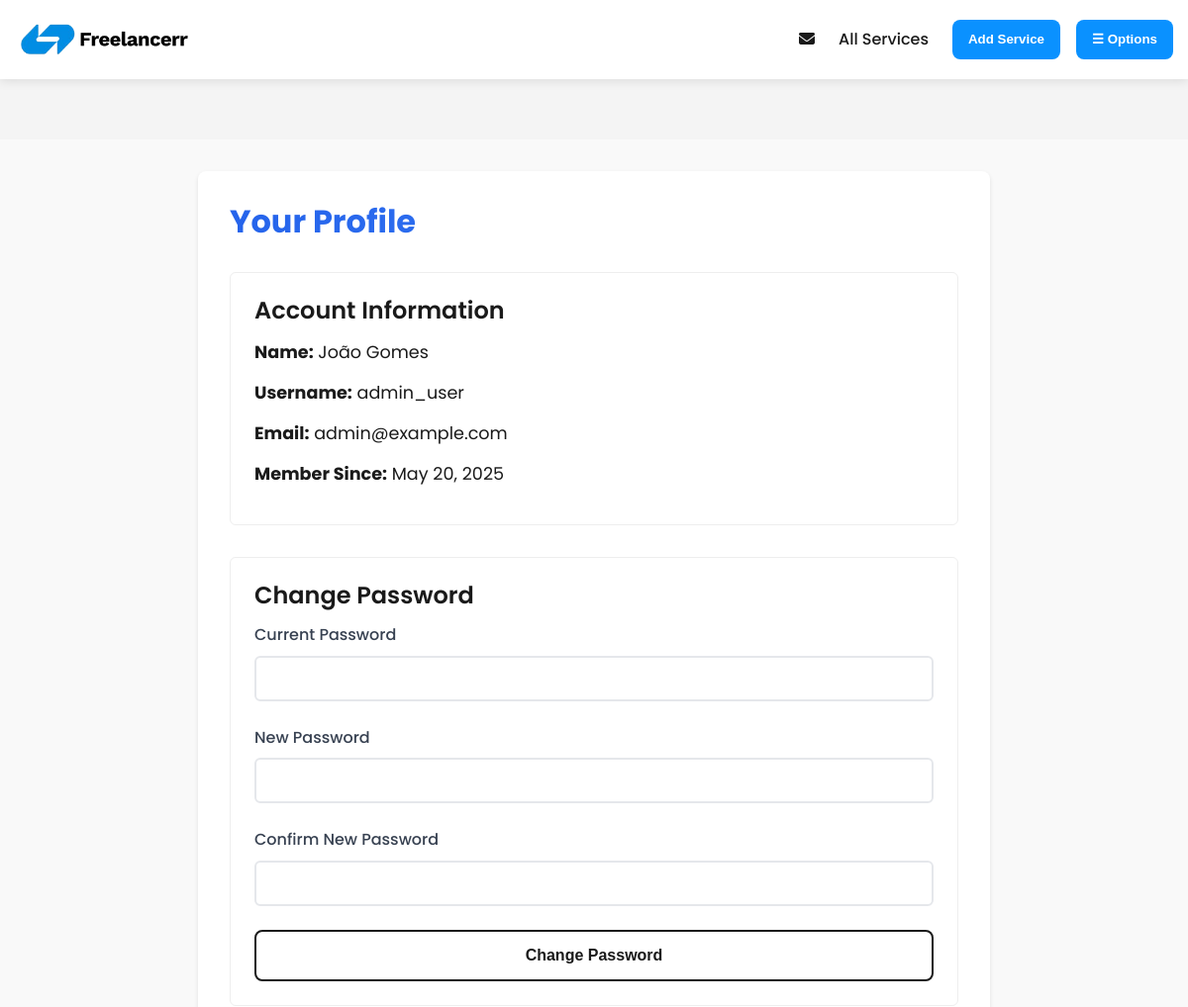
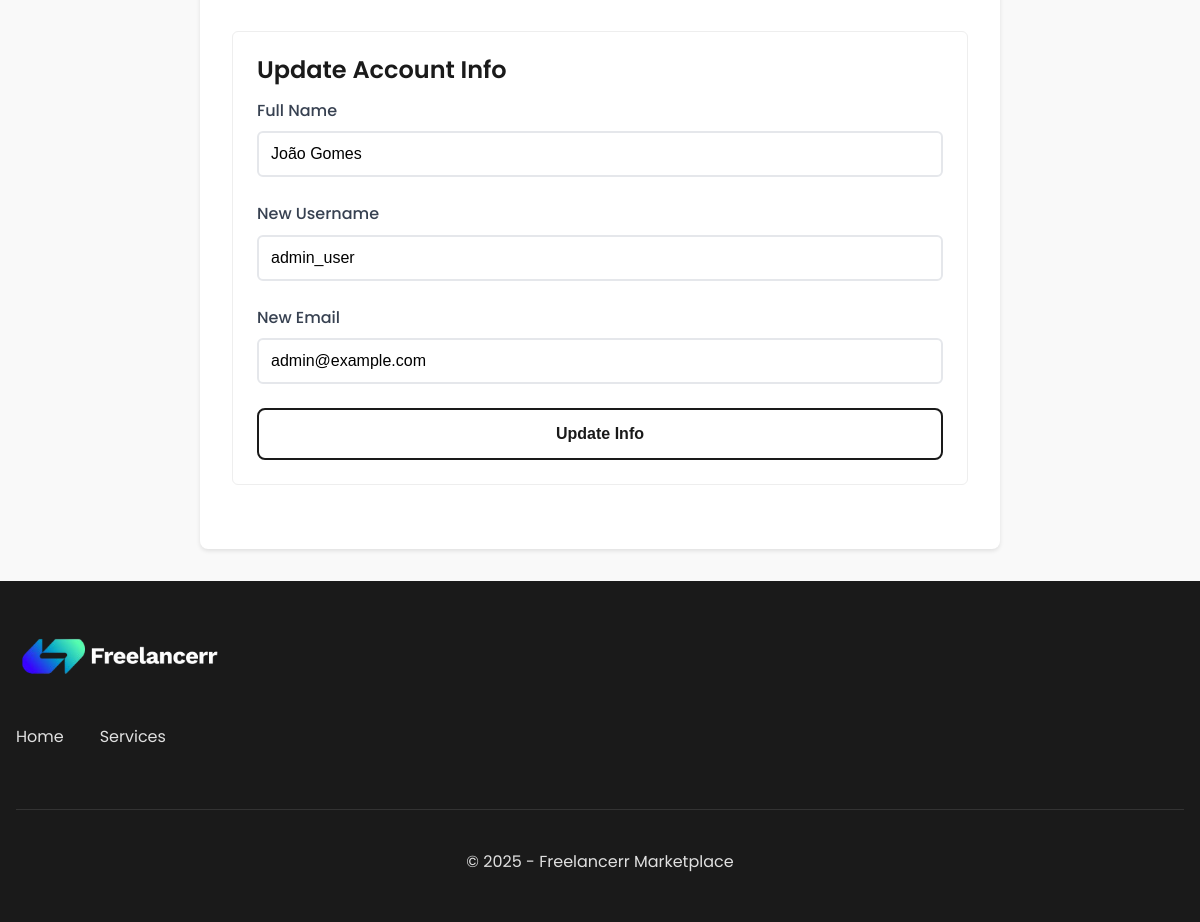
The page /pages/profile.php (signed in) on the database its author committed (2 pictures, top to bottom).
### tables this page shows
CREATE TABLE Users (
    id INTEGER PRIMARY KEY AUTOINCREMENT,
    name TEXT NOT NULL,
    username TEXT UNIQUE NOT NULL,
    email TEXT UNIQUE NOT NULL,
    password TEXT NOT NULL,
    is_admin INTEGER DEFAULT 0,
    created_at DATETIME DEFAULT CURRENT_TIMESTAMP
);

### public/includes/user.php (called while the page is built, shortened)
<?php
function getUserById($userId) {
    try {
        $db = getDB();
        $stmt = $db->prepare("SELECT id, username, email, name, is_admin, created_at FROM Users WHERE id = ?");
        $stmt->execute([$userId]);
        return $stmt->fetch(PDO::FETCH_ASSOC);
    } catch (PDOException $e) {
        return false;
    }
}
?>

### public/pages/profile.php (the view, shortened to what this page needs)
<?php
require_once '../includes/user.php';
$currentUserId = getCurrentUserId();
$user = [];
if ($currentUserId) {
    $user = getUserById($currentUserId);
}
include_once '../templates/header.php';
?>
<div class="profile-container">
    <h1 class="gradient-heading">Your Profile</h1>
    <div class="profile-section">
        <h2>Account Information</h2>
        <div class="user-info">
            <p><strong>Name:</strong> <?php echo htmlspecialchars($user['name']); ?></p>
            <p><strong>Username:</strong> <?php echo htmlspecialchars($user['username']); ?></p>
            <p><strong>Email:</strong> <?php echo htmlspecialchars($user['email']); ?></p>
            <p><strong>Member Since:</strong> <?php echo date('F j, Y', strtotime($user['created_at'])); ?></p>
        </div>
    </div>
    <div class="password-section">
        <h2>Change Password</h2>
        <form action="" method="post">
            <div class="form-group">
                <label for="current_password">Current Password</label>
                <input type="password" id="current_password" name="current_password" class="form-control" required>
            </div>
            <div class="form-group">
                <label for="new_password">New Password</label>
                <input type="password" id="new_password" name="new_password" class="form-control" required>
            </div>
            <div class="form-group">
                <label for="confirm_password">Confirm New Password</label>
                <input type="password" id="confirm_password" name="confirm_password" class="form-control" required>
            </div>
            <button type="submit" name="change_password" class="btn btn-block">Change Password</button>
        </form>
    </div>
    <div class="password-section">
        <h2>Update Account Info</h2>
        <form action="" method="post">
            <div class="form-group">
                <label for="name">Full Name</label>
                <input type="text" id="name" name="name" value="<?php echo htmlspecialchars($user['name']); ?>" class="form-control" required>
            </div>
            <div class="form-group">
                <label for="username">New Username</label>
                <input type="text" id="username" name="username" value="<?php echo htmlspecialchars($user['username']); ?>" class="form-control" required>
            </div>
            <div class="form-group">
                <label for="email">New Email</label>
                <input type="email" id="email" name="email" value="<?php echo htmlspecialchars($user['email']); ?>" class="form-control" required>
            </div>
            <button type="submit" name="update_info" class="btn btn-block">Update Info</button>
        </form>
    </div>
</div>
<?php include_once '../templates/footer.php'; ?>

### public/assets/css/style.css (style rules this page uses)
:root { --primary: #0a91ff; --primary-dark: #035ca5; --primary-light: #378bcf; --secondary: #1A1A1A; --secondary-light: #333333; --background: #f9f9f9; --white: #ffffff; --gray-light: #f4f4f4; --gray: #e0e0e0; --gray-dark: #888888; --success: #28a745; --error: #dc3545; --font-main: 'Poppins', 'Segoe UI', Tahoma, Geneva, Verdana, sans-serif; }
* { margin: 0; padding: 0; box-sizing: border-box; }
html, body { height: 100%; }
body { font-family: var(--font-main); line-height: 1.6; color: var(--secondary); background-color: var(--background); display: flex; flex-direction: column; min-height: 100vh; }
h1, h2, h3, h4, h5, h6 { margin-bottom: 0.8rem; font-weight: 600; line-height: 1.2; }
p { margin-bottom: 1rem; }
.form-group { margin-bottom: 1.5rem; }
.form-group label { display: block; margin-bottom: 0.5rem; font-weight: 600; color: var(--secondary); }
.form-control { width: 100%; padding: 0.75rem 1rem; border: 1px solid var(--gray); border-radius: 4px; font-size: 1rem; transition: border-color 0.3s, box-shadow 0.3s; }
.btn { text-align: center; font-size: 1rem; border-radius: 8px; line-height: clamp(2.5rem, 7vw, 3rem); text-decoration: none; font-weight: 700; min-width: 10.875rem; margin: auto; margin-left: 0px !important; color: var(--secondary); padding: 0 1.5rem; box-sizing: border-box; background-color: var(--white); border: 2px solid var(--secondary); display: inline-flex; align-items: center; justify-content: center; position: relative; z-index: 1; transition: color 0.3s; cursor: pointer; }
.btn:before { content: ""; width: 0; height: 100%; background: var(--secondary); opacity: 1; position: absolute; display: block; bottom: 0; left: 0; transition: width 0.3s; z-index: -1; }
.btn-block { display: flex; width: 100%; justify-content: center; margin: 0 auto; }
.profile-container { max-width: 800px; margin: 2rem auto; padding: 2rem; background: #fff; border-radius: 8px; box-shadow: 0 2px 4px rgba(0,0,0,0.1); }
.profile-section, .password-section { margin-bottom: 2rem; padding: 1.5rem; border: 1px solid #eee; border-radius: 6px; }
.user-info p { margin: 0.8rem 0; font-size: 1.1rem; }
.gradient-heading { background: linear-gradient(135deg, #2563eb 0%, #3b82f6 100%); -webkit-background-clip: text; background-clip: text; color: transparent; font-weight: 700; margin-bottom: 2rem; }
.password-section .form-control { width: 100%; padding: 0.75rem; border: 2px solid #e5e7eb; border-radius: 0.375rem; transition: border-color 0.2s; }
.password-section .form-group { margin-bottom: 1.5rem; }
.password-section label { display: block; margin-bottom: 0.5rem; font-weight: 500; color: #374151; }

### rows shown on the page
users: name "João Gomes", username "admin_user", email "admin@example.com", created_at "May 20, 2025"
